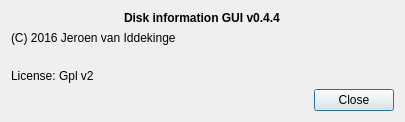
<?xml version="1.0" encoding="UTF-8"?>
<ui version="4.0">
 <class>about</class>
 <widget class="QDialog" name="about">
  <property name="geometry">
   <rect>
    <x>0</x>
    <y>0</y>
    <width>405</width>
    <height>122</height>
   </rect>
  </property>
  <property name="sizePolicy">
   <sizepolicy hsizetype="Minimum" vsizetype="Preferred">
    <horstretch>0</horstretch>
    <verstretch>0</verstretch>
   </sizepolicy>
  </property>
  <property name="windowTitle">
   <string>About</string>
  </property>
  <layout class="QVBoxLayout" name="verticalLayout">
   <item alignment="Qt::AlignHCenter|Qt::AlignTop">
    <widget class="QLabel" name="label">
     <property name="font">
      <font>
       <weight>75</weight>
       <bold>true</bold>
      </font>
     </property>
     <property name="text">
      <string>Disk information GUI v0.4.4</string>
     </property>
    </widget>
   </item>
   <item alignment="Qt::AlignTop">
    <widget class="QLabel" name="label_2">
     <property name="text">
      <string>(C) 2016 Jeroen van Iddekinge</string>
     </property>
    </widget>
   </item>
   <item>
    <spacer name="verticalSpacer">
     <property name="orientation">
      <enum>Qt::Vertical</enum>
     </property>
     <property name="sizeHint" stdset="0">
      <size>
       <width>20</width>
       <height>40</height>
      </size>
     </property>
    </spacer>
   </item>
   <item>
    <widget class="QLabel" name="label_3">
     <property name="text">
      <string>License: Gpl v2</string>
     </property>
    </widget>
   </item>
   <item>
    <layout class="QHBoxLayout" name="horizontalLayout">
     <item>
      <spacer name="horizontalSpacer">
       <property name="orientation">
        <enum>Qt::Horizontal</enum>
       </property>
       <property name="sizeHint" stdset="0">
        <size>
         <width>40</width>
         <height>20</height>
        </size>
       </property>
      </spacer>
     </item>
     <item alignment="Qt::AlignBottom">
      <widget class="QPushButton" name="closeButton">
       <property name="text">
        <string>Close</string>
       </property>
      </widget>
     </item>
    </layout>
   </item>
  </layout>
 </widget>
 <resources/>
 <connections/>
</ui>
